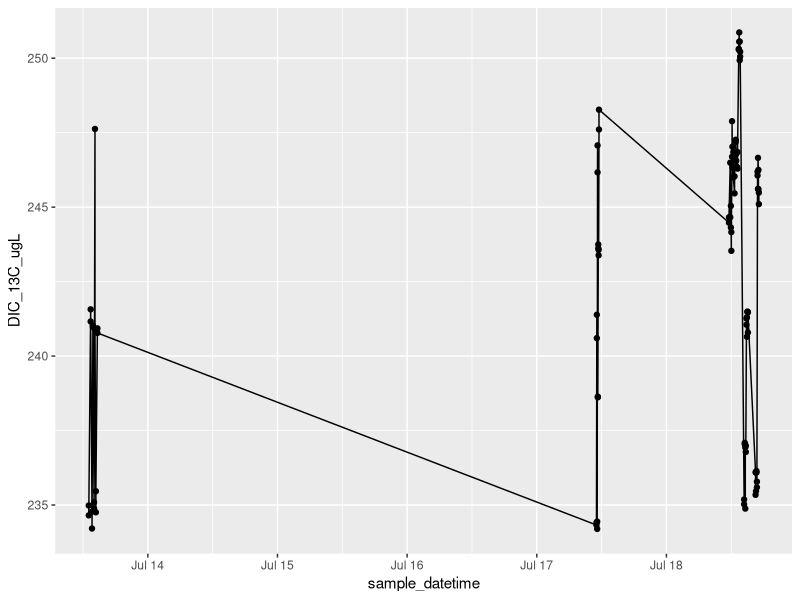
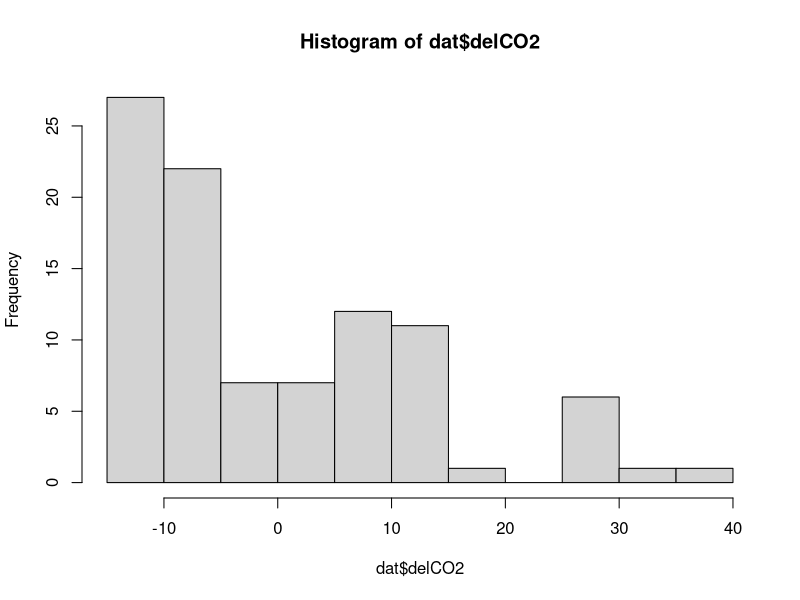
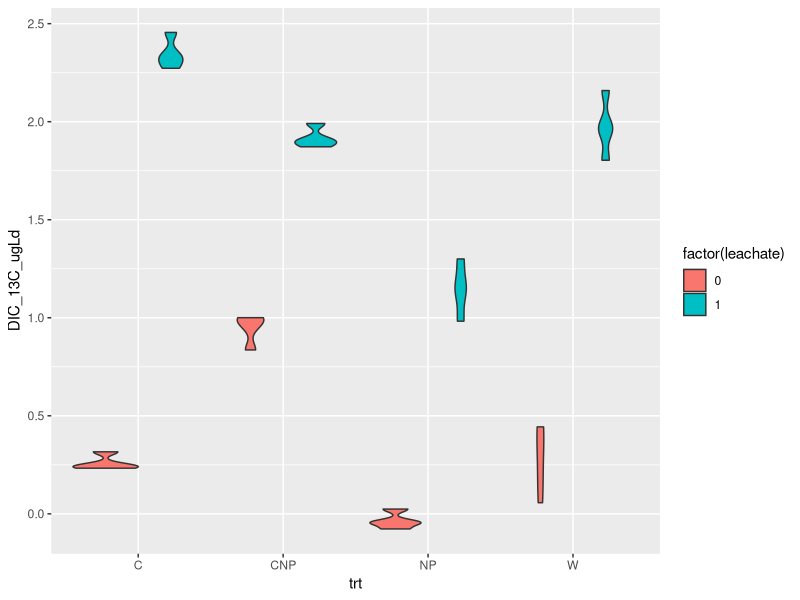
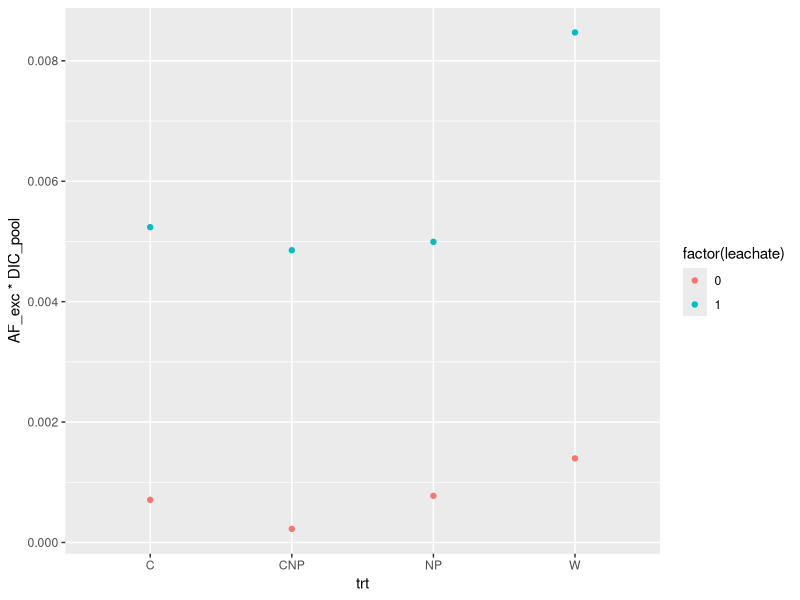
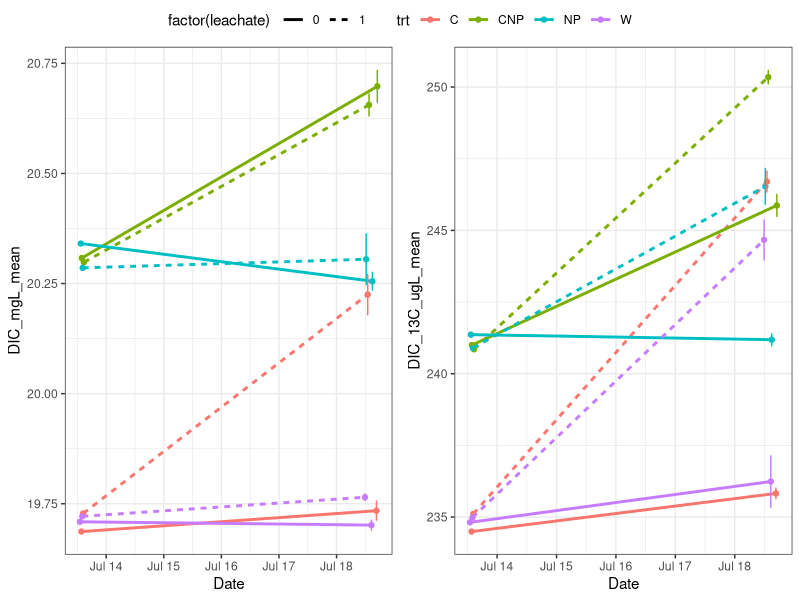
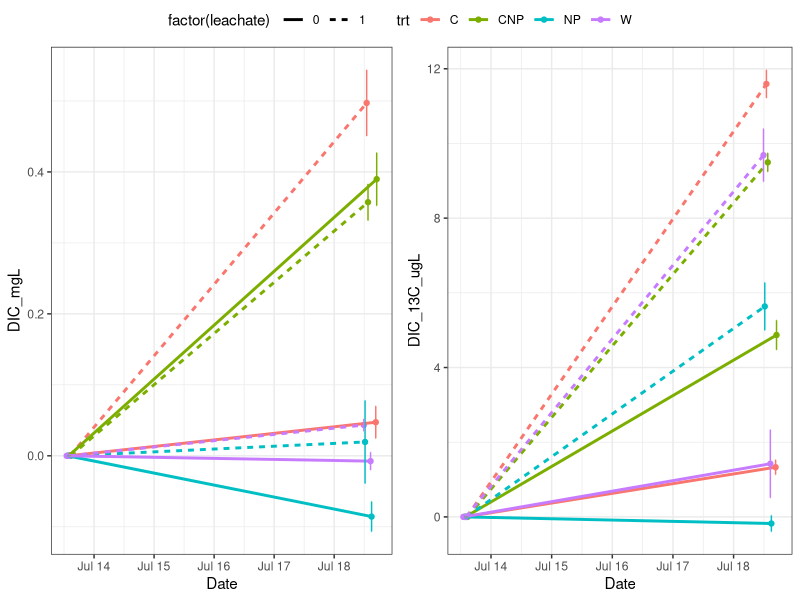
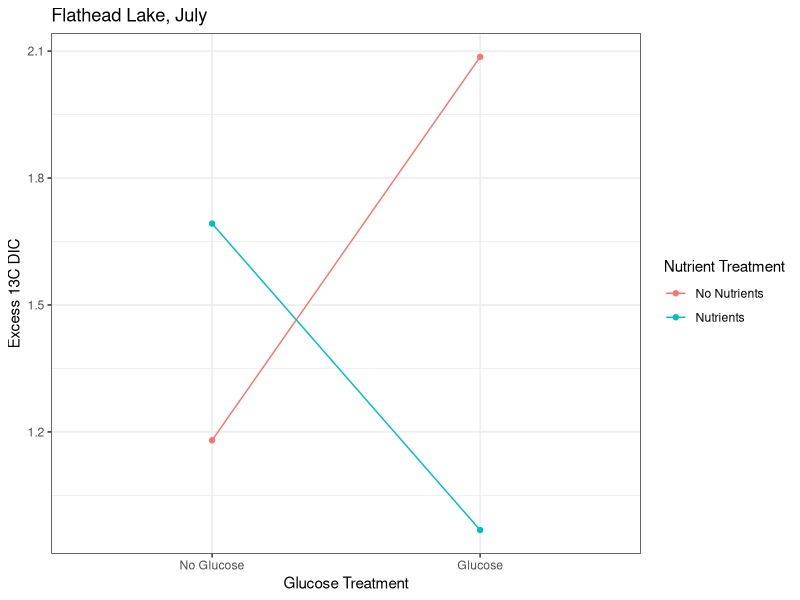
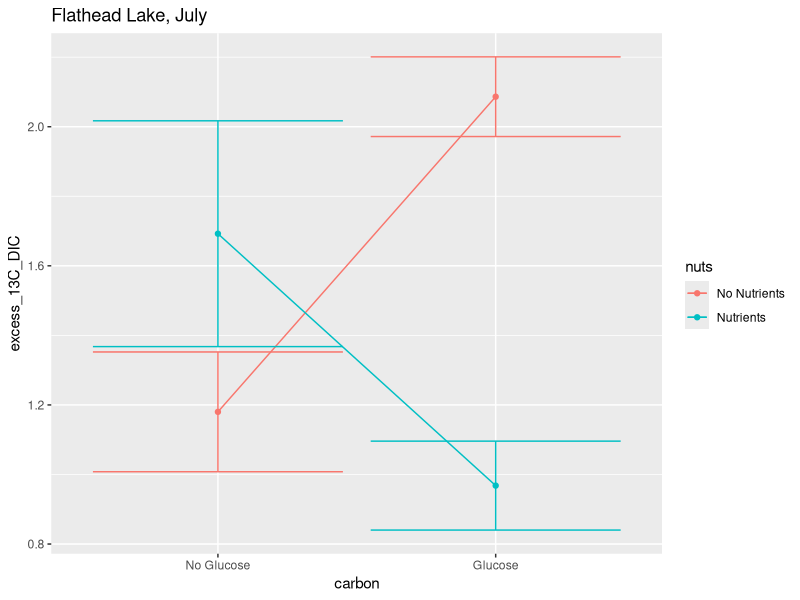

Source code (R) for these figures, in order:
library(tidyverse)
library(lubridate)
library(dplyr)


# setup ####
dat <- read_csv("data/Kirby_flatheadlake/fl_expt.csv")
alk <- read_csv('data/alkalinity/fl_alkalinity.csv') %>%
    filter(!is.na(trt)) %>%
    mutate(date = as.Date(date, format = '%m/%d/%Y')) %>%
    select(-samplenum, -treatment, -vol_acid)
glimpse(dat)


# Functions ####
deltoAF<- function (del) {
  Rst<-0.0112372
  R<-(del/1000+1)*Rst
  AF<-R/(1+R)
  AF

}

AFtodel <- function (AF) {
  Rst<-0.0112372
  R<- AF/(1-AF)
  del<- (R/Rst-1)*1000

  del
}

DICfrom_C_A <- function(K1, K2, C, A){
  H_minus <- (((-K1*C))-sqrt(((K1*C)^2)-(4*-1*A*2*K1*K2*C)))/(2*-1*A)
  pH <- -1*log10(H_minus)
  B <- (K1*C)/H_minus
  Ca <- (K2*B)/H_minus
  D <- C + B + Ca
  A_check <- B + 2*Ca

  l <- list(H_minus, pH, C, B, Ca, D, A, A_check)
  names(l) <- c("H", "pH", "C", "B", "Ca", "D", "A","A check")
  DIC = l$D
  return(DIC)
}

# metadata ####
trts <- data.frame(Treatment = 1:8,
                   trt = c('W',  'NP', 'C', 'CNP','W',  'NP', 'C', 'CNP'),
                   leachate = c(0,0,0,0,1,1,1,1))

# add actual data for this part once we have DOC from Adam
c_source <- read_csv('data/DOC_stock_concentrations.csv')

# There is no clear pattern in the alkalinity data. Take an average:
alk <- alk %>% filter(final_pH > 4.3) %>%
    summarize(alk_meqL = mean(alk_meqL))

dat <- left_join(dat, trts, by = 'Treatment') %>%
    mutate(date = as.Date(sample_datetime))
    # left_join(alk, by = c('date', 'trt', 'leachate'))

# calculate DIC in the water ####
###testing DIC from pCO2-alk
###partial pressures of CO2 pCO2 in uatm
# alk <- 1.588 *10 ^(-3) # mol/L
# pCO2 <- 30 * 10^(-6) # mol/L
temp <- 273+21
K1 <- exp(290.9097-14554.21/(temp)-45.0575*log(temp))
K2 <- exp(207.6548-11843.79/(temp)-33.6485*log(temp))

# out <-DICfrom_C_A(K1=K1, K2=K2,C=pCO2,A=alk)
dat$DIC_molL <- DICfrom_C_A(K1, K2, dat$CO2_conc_umolL * 10^(-6),
                            alk$alk_meqL* 10^-3)
# dat$DIC_13molL <- DICfrom_C_A(K1, K2, dat$CO2_13C_umolL * 10^(-6), alk)
dat$DIC_mgL <- dat$DIC_molL*12.011*1000
# dat$AF = deltoAF(dat$delCO2)
dat$DIC_13C_umolL = dat$DIC_molL * dat$AF *10^6
dat$DIC_13C_ugL = dat$DIC_13C_umolL * 13


dat %>% dplyr::filter(!is.na(Treatment)) %>%
ggplot(aes(x = sample_datetime, y = DIC_13C_ugL))+
  geom_point() + geom_line()

# Clean up data ####
# Remove high time zero point:
dat %>% filter(batch == 1, Treatment == 6)
# It looks like the high one is syringe 8G. Check this in the notes.

dat <- dat %>%
    filter(!(batch == 1 & Syringe == '8G'),
           !is.na(Treatment))

hist(dat$delCO2)


# filter to use only the start and end time points
# dat_sum <- filter(dat, batch != 2) %>%
#     group_by(batch, trt, leachate, replicate) %>%
#     summarize(across(any_of(c('sample_datetime', 'delCO2', 'DIC_mgL',
#                               'DIC_13C_ugL', 'alk_meqL')),
#                      .fns = ~mean(., na.rm = T))) %>%
#     ungroup()

dat$replicate <- gsub("[1-8]", NA, dat$replicate)

dat_sum <- dat %>%
    filter(batch != 2) %>%
    group_by(batch, trt, leachate, replicate) %>%
    summarize(across(any_of(c('sample_datetime', 'delCO2', 'DIC_mgL',
                              'DIC_13C_ugL', 'alk_meqL')),
                     .fns = ~mean(., na.rm = T))) %>%
    ungroup()

# Calculate the change over time for each bottle measured at time T
bottle_dif <-
    dat_sum %>% select(-starts_with(c('delCO2', 'alk_meqL'))) %>%
    mutate(batch = case_when(batch == 1 ~ 'T0',
                             batch == 3 ~ 'T1'))%>%
    pivot_wider(names_from = c('batch', 'replicate'),
                values_from = c('sample_datetime', 'DIC_mgL', 'DIC_13C_ugL')) %>%
    rename_with(~sub('_NA$', '', .)) %>%
    mutate(across(starts_with('DIC_mgL_T1'), .fns = ~ . - DIC_mgL_T0),
           across(starts_with('DIC_13C_ugL_T1'), .fns = ~ . - DIC_13C_ugL_T0),
           across(starts_with('sample_datetime_T1'), .fns = ~ . - sample_datetime_T0)) %>%
    select(-ends_with('T0')) %>%
    pivot_longer(cols = ends_with(c('_A', '_B', '_C', '_D')),
                 names_to = c('.value', 'rep'),
                 names_sep = '_T1_') %>%
    mutate(sample_datetime = as.numeric(sample_datetime),
           DIC_ugLd = DIC_mgL/sample_datetime*1000,
           DIC_13C_ugLd = DIC_13C_ugL/sample_datetime) %>%
    select(-sample_datetime, -DIC_mgL, -DIC_13C_ugL) %>%
    mutate(site = "fl")

ggplot(bottle_dif, aes(trt, DIC_13C_ugLd, fill = factor(leachate))) +
    geom_violin()
write_csv(bottle_dif, 'data/DIC_change_by_bottle_fl.csv')


dat_sum <- filter(dat_sum, batch != 2) %>%
    select(-replicate) %>%
    group_by(batch, trt, leachate) %>%
    summarize(across(any_of(c('sample_datetime', 'delCO2', 'DIC_mgL',
                              'DIC_13C_ugL', 'alk_meqL')),
                     .fns = list(mean = ~mean(., na.rm = T),
                                 sd = ~sd(., na.rm = T)))) %>%
    rename(sample_datetime = sample_datetime_mean) %>%
    select(-sample_datetime_sd) %>%
    mutate(across(ends_with('sd'), ~case_when(is.na(.) ~ 0,
                                              TRUE ~ .))) %>%
    mutate(site = "fl")
write_csv(dat_sum, 'data/DIC_overtime_fl.csv')

dat_dif <- dat_sum %>%
    mutate(AF = deltoAF(delCO2_mean)) %>%
    select(-starts_with(c('delCO2', 'alk_meqL'))) %>%
    mutate(batch = case_when(batch == 1 ~ 'T0',
                             batch == 3 ~ 'T1'))%>%
    rename(DIC_mgL = DIC_mgL_mean, DIC_13C_ugL = DIC_13C_ugL_mean) %>%
    pivot_wider(names_from = 'batch',
                values_from = c('sample_datetime', 'AF', 'DIC_mgL', 'DIC_13C_ugL',
                                'DIC_mgL_sd', 'DIC_13C_ugL_sd')) %>%
    mutate(AF_exc = AF_T1 - AF_T0,
           DIC_pool = DIC_mgL_T1,
           DIC_mgL_T1 = DIC_mgL_T1 - DIC_mgL_T0,
           DIC_mgL_T0 = DIC_mgL_T0 - DIC_mgL_T0,
           DIC_13C_ugL_T1 = DIC_13C_ugL_T1 - DIC_13C_ugL_T0,
           DIC_13C_ugL_T0 = DIC_13C_ugL_T0 - DIC_13C_ugL_T0) %>%
    pivot_longer(cols = ends_with(c('T0', 'T1')),
                 names_to = c('.value', 'time'),
                 names_sep = '_T')

#code to save figure(change expt name)
dat_dif %>% filter(DIC_mgL != 0) %>%
    ggplot( aes(trt, AF_exc * DIC_pool, col = factor(leachate), group = leachate))+
    geom_point()
p12 <- ggplot(dat_sum, aes(sample_datetime, DIC_mgL_mean, col = trt, lty = factor(leachate)))+
    geom_point() + geom_line(size = 1) +
    geom_errorbar(aes(ymin = DIC_mgL_mean - DIC_mgL_sd,
                      ymax = DIC_mgL_mean + DIC_mgL_sd), lty = 1)+
    xlab('Date') +theme_bw()
p13 <- ggplot(dat_sum, aes(sample_datetime, DIC_13C_ugL_mean, col = trt, lty = factor(leachate)))+
    geom_point() + geom_line(size = 1) +
    geom_errorbar(aes(ymin = DIC_13C_ugL_mean - DIC_13C_ugL_sd,
                      ymax = DIC_13C_ugL_mean + DIC_13C_ugL_sd), lty = 1)+
    xlab('Date') +theme_bw()

png(filename = 'figures/FL_expt_13CO2overtime.png',
    width = 8, height = 5, res = 300, units = 'in')
ggpubr::ggarrange(p12, p13, common.legend = T)
dev.off()

#removing baseline ####

dat_dif <- dat_sum %>% select(-starts_with(c('delCO2', 'alk_meqL'))) %>%
    mutate(batch = case_when(batch == 1 ~ 'T0',
                             batch == 3 ~ 'T1'))%>%
    rename(DIC_mgL = DIC_mgL_mean, DIC_13C_ugL = DIC_13C_ugL_mean) %>%
    pivot_wider(names_from = 'batch',
                values_from = c('sample_datetime', 'DIC_mgL', 'DIC_13C_ugL',
                                'DIC_mgL_sd', 'DIC_13C_ugL_sd')) %>%
    mutate(DIC_mgL_T1 = DIC_mgL_T1 - DIC_mgL_T0,
           DIC_mgL_T0 = DIC_mgL_T0 - DIC_mgL_T0,
           DIC_13C_ugL_T1 = DIC_13C_ugL_T1 - DIC_13C_ugL_T0,
           DIC_13C_ugL_T0 = DIC_13C_ugL_T0 - DIC_13C_ugL_T0) %>%
    pivot_longer(cols = ends_with(c('T0', 'T1')),
                 names_to = c('.value', 'time'),
                 names_sep = '_T')

#code to save figure(change expt name)
p12 <- ggplot(dat_dif, aes(sample_datetime, DIC_mgL, col = trt, lty = factor(leachate)))+
    geom_point() + geom_line(size = 1) +
    geom_errorbar(aes(ymin = DIC_mgL - DIC_mgL_sd,
                      ymax = DIC_mgL + DIC_mgL_sd), lty = 1)+
    xlab('Date') +theme_bw()
p13 <- ggplot(dat_dif, aes(sample_datetime, DIC_13C_ugL, col = trt, lty = factor(leachate)))+
    geom_point() + geom_line(size = 1) +
    geom_errorbar(aes(ymin = DIC_13C_ugL - DIC_13C_ugL_sd,
                      ymax = DIC_13C_ugL + DIC_13C_ugL_sd), lty = 1)+
    xlab('Date') +theme_bw()
png(filename = 'figures/fl_expt_13CO2.png',
    width = 8, height = 5, res = 300, units = 'in')
ggpubr::ggarrange(p12, p13, common.legend = T)
dev.off()

saveRDS(p12, 'data/p12_fl_DOC')
saveRDS(p13, 'data/p13_fl_DOC')


#tables ####

dd <- dat_sum %>% select(-starts_with(c('delCO2', 'alk_meqL'))) %>%
    mutate(batch = case_when(batch == 1 ~ 'T0',
                             batch == 3 ~ 'T'))%>%
    rename(DIC_mgL = DIC_mgL_mean, DIC_13C_ugL = DIC_13C_ugL_mean) %>%
    pivot_wider(names_from = 'batch',
                values_from = c('sample_datetime', 'DIC_mgL', 'DIC_13C_ugL',
                                'DIC_mgL_sd', 'DIC_13C_ugL_sd')) %>%
    mutate(inc_time = sample_datetime_T - sample_datetime_T0,
           Delta_T = as.numeric(inc_time),
           Delta_DIC_ugLd = (DIC_mgL_T - DIC_mgL_T0)*1000/Delta_T,
           Delta_DIC_ugLd_sd = (DIC_mgL_sd_T + DIC_mgL_sd_T0)*1000/Delta_T,
           Delta_DIC_13_ugLd = (DIC_13C_ugL_T - DIC_13C_ugL_T0)/Delta_T,
           Delta_DIC_13_ugLd_sd = (DIC_13C_ugL_sd_T + DIC_13C_ugL_sd_T0)/Delta_T) %>%
    select(-ends_with(c('_T', '_T0')))

mutate(dd, AF = Delta_DIC_13_ugLd/(Delta_DIC_13_ugLd + Delta_DIC_ugLd),
       del = AFtodel(AF))

excess13CDIC <- dd %>% select( -inc_time) %>%
    pivot_wider(id_cols = trt, names_from = 'leachate',
                values_from = c('Delta_DIC_ugLd', 'Delta_DIC_13_ugLd',
                                'Delta_DIC_ugLd_sd', 'Delta_DIC_13_ugLd_sd')) %>%
    mutate(excess_13C_DIC = Delta_DIC_13_ugLd_1 - Delta_DIC_13_ugLd_0,
           excess_13C_sd = Delta_DIC_13_ugLd_sd_1 + Delta_DIC_13_ugLd_sd_0,
           excess_DIC = Delta_DIC_ugLd_1 - Delta_DIC_ugLd_0,
           excess_DIC_sd = Delta_DIC_ugLd_sd_1 + Delta_DIC_ugLd_sd_0) %>%
    select(-ends_with(c('_1','_0'))) %>%
    mutate(site = 'fl', .before = trt)

excess13CDIC$carbon = c('Glucose', 'Glucose', 'No Glucose', 'No Glucose')
excess13CDIC$carbon <- factor(excess13CDIC$carbon, levels = c('No Glucose','Glucose'))
excess13CDIC$nuts = c('No Nutrients', 'Nutrients', 'No Nutrients', 'Nutrients')
png(filename = 'figures/fl_expt_13CDIC_pres.png',
    width = 5, height = 5, res = 300, units = 'in')
ggplot(excess13CDIC, aes(carbon, excess_13C_DIC, col = nuts,fill = nuts, group = nuts)) +
    geom_line() + geom_point() +
    # geom_ribbon(aes(ymin = excess_13C_DIC - excess_13C_sd,
    #                   ymax = excess_13C_DIC + excess_13C_sd),col = 'transparent', alpha = 0.2,
    #             outline.type = 'full')+
    ggtitle('Flathead Lake, July')+
    xlab('Glucose Treatment') +theme_bw()+
    ylab('Excess 13C DIC')+
    guides(color = guide_legend(title = "Nutrient Treatment"))+
    guides(fill = FALSE)
dev.off()

excess13CDIC$carbon = c('Glucose', 'Glucose', 'No Glucose', 'No Glucose')
excess13CDIC$carbon <- factor(excess13CDIC$carbon, levels = c('No Glucose','Glucose'))
excess13CDIC$nuts = c('No Nutrients', 'Nutrients', 'No Nutrients', 'Nutrients')
png(filename = 'figures/fl_expt_13CDIC.png',
    width = 5, height = 5, res = 300, units = 'in')
ggplot(excess13CDIC, aes(carbon, excess_13C_DIC, col = nuts, group = nuts)) +
    geom_line() + geom_point() +
    geom_errorbar(aes(ymin = excess_13C_DIC - excess_13C_sd,
                      ymax = excess_13C_DIC + excess_13C_sd))+
    ggtitle('Flathead Lake, July')
dev.off()

write_csv(excess13CDIC, 'data/excessDIC_fl.csv')

png(filename = 'figures/fl_expt_13CDIC_pres.png',
    width = 5, height = 5, res = 300, units = 'in')
ggplot(excess13CDIC, aes(carbon, excess_13C_DIC, col = nuts,fill = nuts, group = nuts)) +
    geom_line() + geom_point() +
    # geom_ribbon(aes(ymin = excess_13C_DIC - excess_13C_sd,
    #                   ymax = excess_13C_DIC + excess_13C_sd),col = 'transparent', alpha = 0.2,
    #             outline.type = 'full')+
    ggtitle('Flathead Lake')+
    xlab('Glucose Treatment') +theme_bw()+
    ylab('Excess 13C DIC')+
    guides(color = guide_legend(title = "Nutrient Treatment"))+
    guides(fill = FALSE)
dev.off()

# example code to save a figure:
# png(filename = paste0('figures/', expt_name, '_13CO2.png')) # naming it based on expt name will prevent us from overwriting it
# ggplot(dat, aes(x = sample_datetime, y = CO2_13C_umolL, col = Treatment))+
#     geom_point()
# dev.off()

# write_csv(DIC_dataframe, "processed_CO2/experiment1_processed.csv")
# DIC <- read_csv('processed_CO2/experiment1_processed.csv')
#
# # calculate excess 13CDIC in each treatment ####
# sumDIC <- filter(DIC, time_interval %in% c('T0', 'T5')) %>%
#     select(time_interval, treatment, sample_datetime, DIC_molL, DIC_13C_umolL) %>%
#     group_by(time_interval, treatment) %>%
#     # summarize(across(.fns = list(mean = ~mean(.), sd = sd(.))))
#     summarize(sample_datetime = mean(sample_datetime),
#               DIC_molL = mean(DIC_molL),
#               DIC_13C_sd = sd(DIC_13C_umolL),
#               DIC_13C_umolL = mean(DIC_13C_umolL)) %>%
#     ungroup()
#
# DIC_table <- sumDIC %>%
#     mutate(excess_13C_DIC_umolL = DIC_13C_umolL - sumDIC$DIC_13C_umolL[sumDIC$time_interval == 'T0'],
#            excess_DIC_umolL = (DIC_molL - sumDIC$DIC_molL[sumDIC$time_interval == 'T0'])*10^6,
#            excess_13C_DIC_umolL_sd = DIC_13C_sd + sumDIC$DIC_13C_sd[sumDIC$time_interval == 'T0'])
#
#
# #creating excess accumulated 13C CO2 (from DIC) plot  ####
# # setwd('/Users/niko/Dropbox/leachate_linder/processed_CO2')
# # DIC_table <- read_csv('~/Dropbox/leachate_linder/processed_CO2/DIC_table.csv')
# DIC_table$nutrients <- c(0,0,1,0,1)
# DIC_table$sugar <- c(0,1,1,0,0)
# # DIC_table$DICXS <- DIC_table$DICXS*1000
# # DIC_table$STDev_T5 <- DIC_table$STDev_T5*1000
# # DIC_table$STDev_T0 <- DIC_table$STDev_T0*1000
# # DIC_table$STDev <- DIC_table$STDev_T0 + DIC_table$STDev_T5
#
# DIC_table <- slice(DIC_table, -1)
#
# plot(DIC_table$sugar[DIC_table$nutrients == 1],
#      DIC_table$excess_13C_DIC_umolL[DIC_table$nutrients == 1], type = 'b',
#      xlim = c(-0.25,1.25), ylim = c(0,1.5), pch = 15, col = 'blue',
#      xaxt = 'n', xlab = 'No Sugar                                         Sugar',
#      ylab = 'Accumulated Excess 13C CO2 (µg)')
#
#
# arrows(x0 = DIC_table$sugar[DIC_table$nutrients == 1],
#        y0 = DIC_table$excess_13C_DIC_umolL[DIC_table$nutrients == 1],
#        x1 = DIC_table$sugar[DIC_table$nutrients == 1],
#        y1 = DIC_table$excess_13C_DIC_umolL[DIC_table$nutrients == 1]+
#          DIC_table$excess_13C_DIC_umolL_sd[DIC_table$nutrients ==1], length = 0.1, angle = 90)
# arrows(x0 = DIC_table$sugar[DIC_table$nutrients == 1],
#       y0 = DIC_table$excess_13C_DIC_umolL[DIC_table$nutrients == 1],
#       x1 = DIC_table$sugar[DIC_table$nutrients == 1],
#       y1 = DIC_table$excess_13C_DIC_umolL[DIC_table$nutrients == 1]-
#         DIC_table$excess_13C_DIC_umolL_sd[DIC_table$nutrients ==1], angle = 90, length = 0.1)
#
# lines(DIC_table$sugar[DIC_table$nutrients == 0],
#       DIC_table$excess_13C_DIC_umolL[DIC_table$nutrients == 0],pch = 1, col = 'forestgreen')
# points(DIC_table$sugar[DIC_table$nutrients == 0],
#        DIC_table$excess_13C_DIC_umolL[DIC_table$nutrients == 0], pch = 15, col = 'forestgreen')
# arrows(x0 = DIC_table$sugar[DIC_table$nutrients == 0],
#        y0 = DIC_table$excess_13C_DIC_umolL[DIC_table$nutrients == 0],
#        x1 = DIC_table$sugar[DIC_table$nutrients == 0],
#        y1 = DIC_table$excess_13C_DIC_umolL[DIC_table$nutrients == 0]+
#          DIC_table$excess_13C_DIC_umolL_sd[DIC_table$nutrients ==0], length = 0.1, angle = 90)
# arrows(x0 = DIC_table$sugar[DIC_table$nutrients == 0],
#        y0 = DIC_table$excess_13C_DIC_umolL[DIC_table$nutrients == 0],
#        x1 = DIC_table$sugar[DIC_table$nutrients == 0],
#        y1 = DIC_table$excess_13C_DIC_umolL[DIC_table$nutrients == 0]-
#          DIC_table$excess_13C_DIC_umolL_sd[DIC_table$nutrients ==0], angle = 90, length = 0.1)
#
# legend('topleft', legend = c('Nutrients', 'No Nutrients'),
#        col = c('green', 'blue'), lty = c(1,1), pch = c(15, 15), border = NA)
#
# # plot(DIC_table$sample_datetime, dat$DIC_13C, type = 'b', pch = 15)
# lines(dat$sample_datetime)
#
# arrows()
